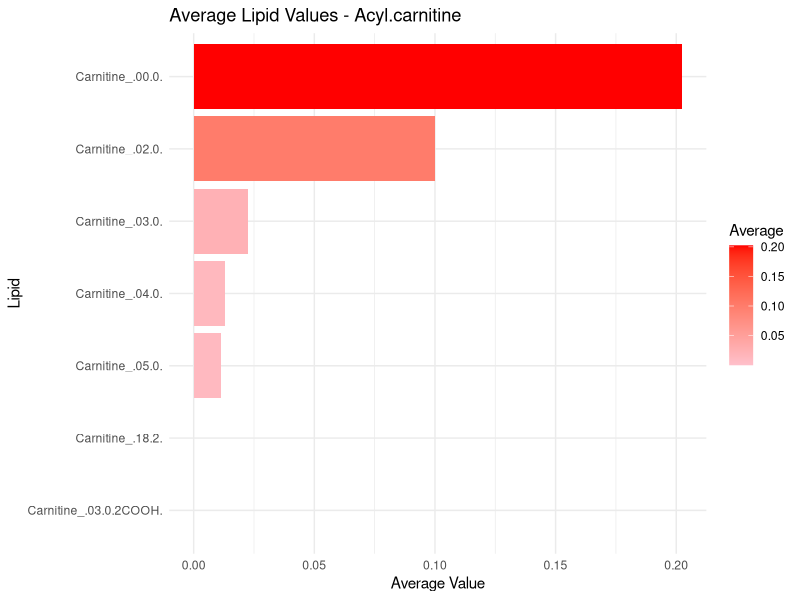
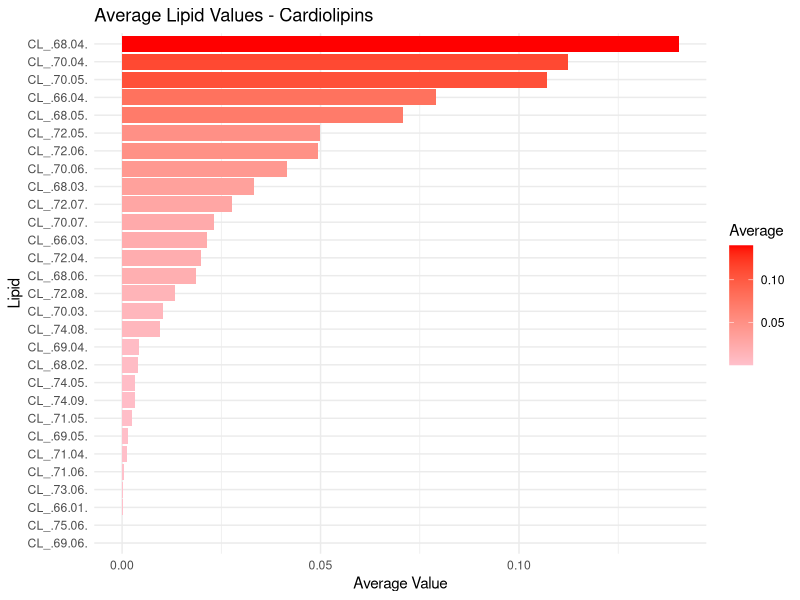
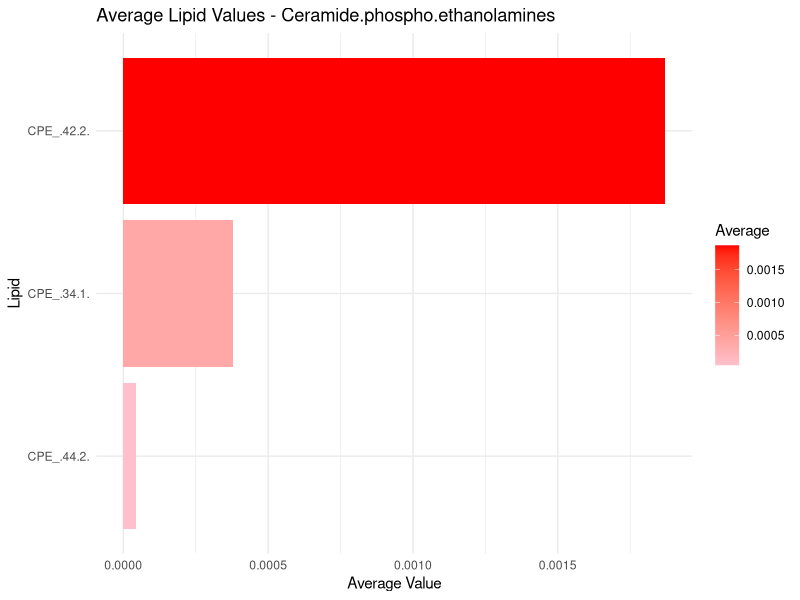
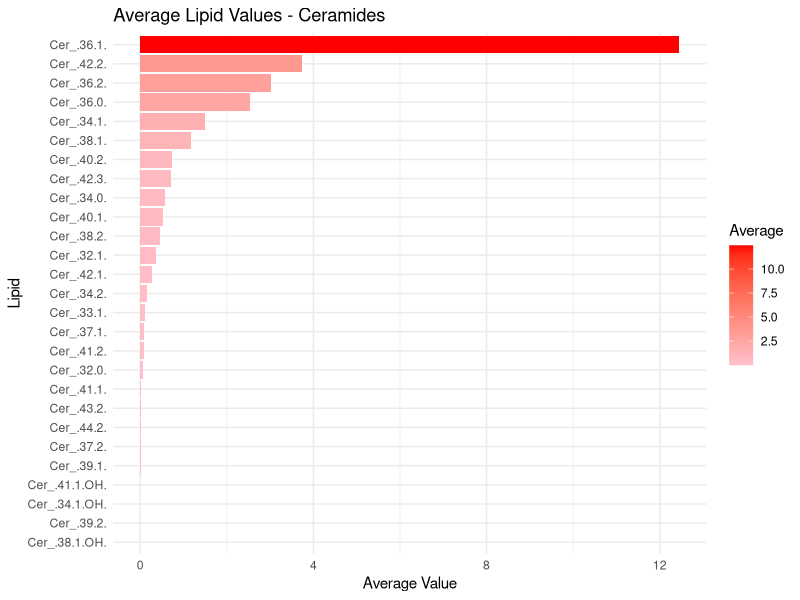
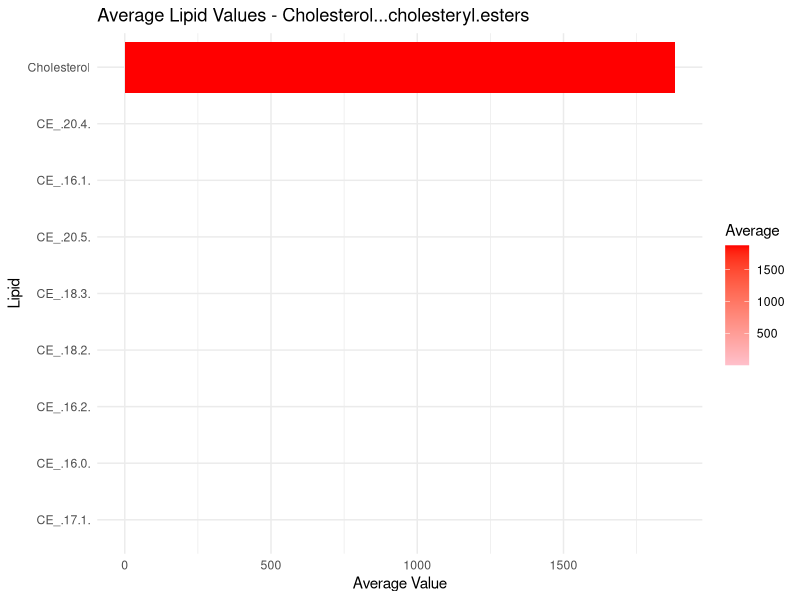
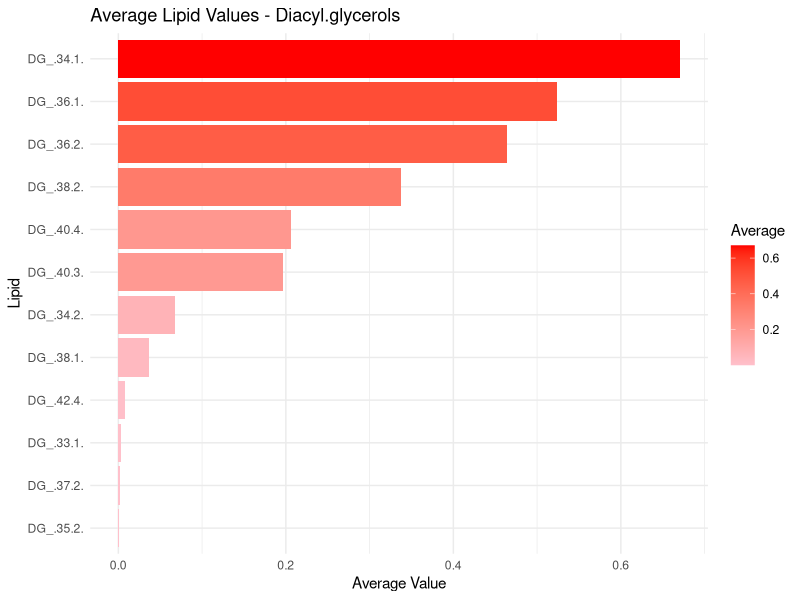

Here is the R script that generated these plots, in order: (Note: this script raises an error after producing the figures.)
## packages ####################################################################

library(tidyr)
library(dplyr)
library(ggplot2)

## Data given in .xlsx format ##################################################

setwd("C:/Users/jamsu/OneDrive - Cardiff University/University/Masters/Big Data Biology/Modules/Dissertation/R Programme/Dissertation/test_data")

################################################################################
## data provided to the client #################################################
################################################################################

raw_data <- read.csv("raw_data_1.csv", header = T) # reading in the raw data

names(raw_data)[c(1,2,3,4,5)] <- c("Filename", "CMaLL Sample Name", "Group", "code", "Cell Count") # renaming columns

raw_data <- raw_data[-1,] # deleting the first row 

raw_data$code <- NULL # deleting 'code' column

raw_data$`Cell Count` <- NULL # deleting 'Cell count' column

#View(raw_data) # viewing raw data 

summary(raw_data) # summary of results

str(raw_data) # looking at data structure. They were all characters here.

raw_data[, 4:ncol(raw_data)] <- lapply(raw_data[, 4:ncol(raw_data)], function(x)
as.numeric(as.character(x))) # changing columns 4-n in raw data to numeric variables

sum(is.na(raw_data[, 4:ncol(raw_data)])) # checking that no NA values were introduced by coercion

str(raw_data) # checking the structure again

summary(raw_data) # summarising the data 

summary(raw_data[, 4:10]) # summaries for a subset of data

##### setting row names to sample names (not decided long term) and deleting all columns other than lipids tested. ##############################################

raw_data_lipids <- raw_data # copying the data frame to manipulate

rownames(raw_data_lipids) <- raw_data_lipids[[2]] # renaming the row names as the sample names

raw_data_lipids <- raw_data_lipids[, -(1:2)] # Deleting columns 1-2/3 to just keep the lipid data and remove unnecessary metadata. To 2 is keeping grouping, to 3 is without grouping.

duplicated_columns <- duplicated(as.list(raw_data_lipids)) # creates logical list of whether any columns are completely duplicated values

any(duplicated_columns) # tells you if any in the list are true

################################################################################
## lipids tested for the client ################################################
################################################################################

lipids_tested <- read.csv("lipids_tested_1.csv", header = T) # reading in the list of lipids tested
#View(lipids_tested)

lipids_tested <- lipids_tested %>% 
  pivot_longer(
    cols = everything(),
    names_to = "family",
    values_to = "lipid"
  ) %>% 
  filter(!is.na(lipid)) # putting all column values (lipid) into rows with their associated column name (family)

lipids_tested <- lipids_tested[order(lipids_tested$family), ] # ordering the lipid families alphabetically

summary(lipids_tested) # 4318 rows with empty lipid cells

lipids_tested <- lipids_tested[!(is.na(lipids_tested$lipid) | lipids_tested$lipid == ""), ] # getting rid of the rows without relevant lipids attached (i.e. blank cells for lipid names)

lipids_tested$lipid <- make.names(lipids_tested$lipid) # changing the (): characters to . to match the syntax of the column names in the other data frame.

#View(lipids_tested)
summary(lipids_tested) # 1602 rows without empty lipid cells

## checking for mismatched columns #############################################

#all_cols <- unique(unlist(lapply(raw_data_by_family, colnames))) 
#number_of_lipids_saved <- length(all_cols)  # total number of unique column names. Should be the same as the number of variables in the raw_data_lipids. If it's not then there is an issue with mismatched columns somewhere and the below script will help with figuring out where those are.

raw_data_columns <- colnames(raw_data_lipids) # saving all of the column names (lipids)
lipids <- lipids_tested$lipid # saving the names of all of the lipids tested.

unmatched_cols <- setdiff(raw_data_columns, lipids) # looking at how the two above lists match by outputting which ones didn't
number_unmatched <- length(unmatched_cols) # asking how many columns didn't match
print(unmatched_cols[1:number_unmatched]) # to tell me what the mismatched columns are

## subset data by lipid family #################################################

lipid_families <- split(lipids_tested$lipid, lipids_tested$family) # split the lipids by their family and save them as such

raw_data_by_family <- list() # creating an empty list to store the separated data frames

for(family in names(lipid_families)) {
  # Get lipid columns for this family
  cols <- lipid_families[[family]]
  
  # Only keep columns that actually exist in raw_data
  cols <- intersect(cols, colnames(raw_data_lipids))
  
  # Subset raw_data by these columns
  raw_data_by_family[[family]] <- raw_data[, cols, drop = FALSE]
} # the column numbers (489 added) do not match the number of columns in the raw data (500 columns) because of the mismatched columns previously detected. This means that this program will only separate columns in raw data that are identically found in the list of tested lipids. Anything named any differently will be ignored. Therefore, data could be lost this way and is something to be very careful of.

for(family in names(raw_data_by_family)) {
  assign(paste0("raw_data_", family), raw_data_by_family[[family]])
} # creating different data frames of the separated

## remove data frames with 0 variables before averaging ########################
## it causes issues with loops to keep them there and they are unnecessary #####

raw_data_names <- ls(pattern = "^raw_data_") # making a list of all the data frames I have with names starting 'raw_data_'

for (name in raw_data_names) {
  df <- get(name)
  
  if (is.data.frame(df) && ncol(df) == 0) {
    message("Removing empty data frame: ", name)
    rm(list = name, envir = .GlobalEnv)
  }
} # checking for empty data frames and removing them. This loops says, check for every name in the list I've made, get the data frame that's related to it, if the data frame has no columns then give a message that it's empty and then remove it. 

################################################################################
########### WORKING ON A LOOP FOR ALL LIPID FAMILIES ###########################
################################################################################

raw_data_names <- ls(pattern = "^raw_data_") # makes sure we're analysing everything that has data in the final data frame

raw_data_names <- raw_data_names[sapply(raw_data_names, function(x) {
  df <- get(x)
  is.data.frame(df) && all(sapply(df, is.numeric))
})]

if (!dir.exists("outputs")) {
  dir.create("outputs")
} # makes a folder called 'outputs'

lipid_families_folder <- file.path("outputs", "lipid_families")

if (!dir.exists(lipid_families_folder)) {
  dir.create(lipid_families_folder)
} # makes an extra folder in 'outputs' called 'lipid families'


for (name in raw_data_names) {
  cat("Creating folder for:", name, "\n")
  lipid_family <- sub("^raw_data_", "", name)
  folder_path <- file.path("outputs/lipid_families", lipid_family)
  if (!dir.exists(folder_path)) {
    dir.create(folder_path)
  }
} # creates a folder in 'outputs/lipid_families' for all information relating to each of the lipid families

#### FOR LOOP FOR COMPARING THE AVERAGES OF ALL LIPIDS WITHIN A FAMILY #########

for (df_name in raw_data_names) {
  
  lipid_family <- sub("^raw_data_", "", df_name)
  folder_path <- file.path("outputs", "lipid_families", lipid_family)
  
  ## setting message
  cat("Processing:", df_name, "\n")
  
  ## Just in case folder doesn't exist, you can optionally check or skip
  if (!dir.exists(folder_path)) {
    warning(paste("Folder does not exist:", folder_path))
    next  # skip to next iteration if folder missing
  }
  
  df <- get(df_name)
  
  # Calculate average values for each lipid
  avg_values <- colMeans(df, na.rm = TRUE)
  
  plot_df <- data.frame(
    Lipid = names(avg_values),
    Average = as.numeric(avg_values)
  )
  
  p <- ggplot(plot_df, aes(x = reorder(Lipid, Average), y = Average, fill = Average)) +
    geom_bar(stat = "identity") +
    coord_flip() +
    scale_fill_gradient(low = "pink", high = "red") +
    labs(title = paste("Average Lipid Values -", lipid_family),
         x = "Lipid",
         y = "Average Value") +
    theme_minimal()
  
  # Save the plot inside the existing folder
  plot_file <- file.path(folder_path, paste0(lipid_family, "_barplot.png"))
  ggsave(filename = plot_file, plot = p, width = 8, height = 4)
}

################################################################################
####### LOOP FOR A GENERAL FOREST PLOT COMPARING ALL LIPIDS IN A FAMILY ########
################################################################################
